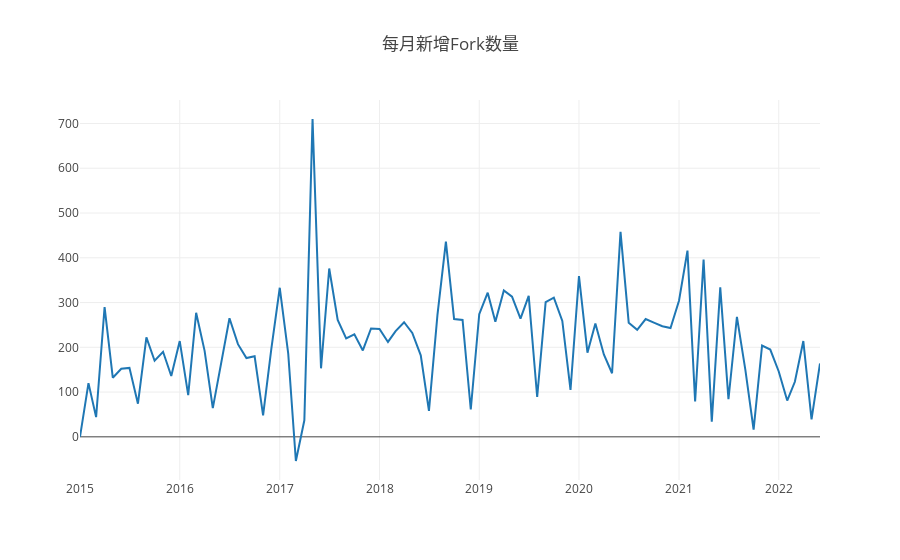

Source (notebook cell):
### Code cell
var startYear = 2015,
  endYear = 2022;
var years = [];
var repo_id = 507775;
var query = openDigger.driver.clickhouse.query;
for (var y = startYear; y <= endYear; y++) years.push(y);
console.log('2.1.2 - - - - - - - - - ');
Promise.all(
  years.map((year) => {
    return query(`
    select created_at, repo_forks_count
    from github_log.events
    where toYear(created_at)=${year} and repo_id=${repo_id} and type = 'PullRequestEvent'
    `);
  })
).then((data) => {
  const tmp = {};
  for (let i = 0; i < data.length; i++) {
    for (let j = 0; j < data[i].length; j++) {
      tmp[data[i][j].created_at.slice(0, 7)] = Number(
        data[i][j].repo_forks_count
      );
    }
  }
  const ordered = Object.fromEntries(Object.entries(tmp).sort());
  let timeArray = [];
  let countArray = [];
  for (const key in ordered) {
    timeArray.push(key);
    countArray.push(ordered[key]);
  }
  for (let i = countArray.length - 1; i >= 1; i--) {
    countArray[i] -= countArray[i - 1];
  }
  countArray[0] = 0
  // for (let i = 0; i < timeArray.length; i++) {
  //   console.log("月份: " + timeArray[i]);
  //   console.log("当月新增Fork: " + countArray[i]);
  // }
  var data = [
    {
      x: timeArray,
      y: countArray,
      type: "scatter",
    },
  ];
  openDigger.render.plotly(data, { title: "每月新增Fork数量" });
});

### Figure 1 — Plotly figure (JSON) as saved in the notebook; plotly's stock layout.template omitted (floating-point values rounded to 4 significant figures)
{"data": [{"type": "scatter", "x": ["2015-01", "2015-02", "2015-03", "2015-04", "2015-05", "2015-06", "2015-07", "2015-08", "2015-09", "2015-10", "2015-11", "2015-12", "2016-01", "2016-02", "2016-03", "2016-04", "2016-05", "2016-06", "2016-07", "2016-08", "2016-09", "2016-10", "2016-11", "2016-12", "2017-01", "2017-02", "2017-03", "2017-04", "2017-05", "2017-06", "2017-07", "2017-08", "2017-09", "2017-10", "2017-11", "2017-12", "2018-01", "2018-02", "2018-03", "2018-04", "2018-05", "2018-06", "2018-07", "2018-08", "2018-09", "2018-10", "2018-11", "2018-12", "2019-01", "2019-02", "2019-03", "2019-04", "2019-05", "2019-06", "2019-07", "2019-08", "2019-09", "2019-10", "2019-11", "2019-12", "2020-01", "2020-02", "2020-03", "2020-04", "2020-05", "2020-06", "2020-07", "2020-08", "2020-09", "2020-10", "2020-11", "2020-12", "2021-01", "2021-02", "2021-03", "2021-04", "2021-05", "2021-06", "2021-07", "2021-08", "2021-09", "2021-10", "2021-11", "2021-12", "2022-01", "2022-02", "2022-03", "2022-04", "2022-05", "2022-06"], "y": [0, 120, 44, 290, 132, 152, 154, 74, 222, 170, 190, 136, 214, 93, 277, 192, 64, 168, 265, 207, 176, 180, 48, 196, 333, 186, -54, 37, 710, 153, 376, 261, 220, 229, 193, 242, 241, 212, 236, 256, 232, 182, 58, 272, 436, 263, 261, 61, 274, 322, 257, 327, 313, 264, 315, 89, 301, 311, 259, 105, 359, 188, 253, 184, 142, 458, 255, 239, 263, 255, 247, 243, 304, 416, 79, 396, 34, 334, 84, 268, 149, 16, 204, 195, 146, 81, 123, 214, 39, 164]}], "layout": {"autosize": true, "title": {"text": "每月新增Fork数量"}, "xaxis": {"autorange": true, "range": ["2015-01-01", "2022-06-01"], "type": "date"}, "yaxis": {"autorange": true, "range": [-96.44, 752.4], "type": "linear"}}}
